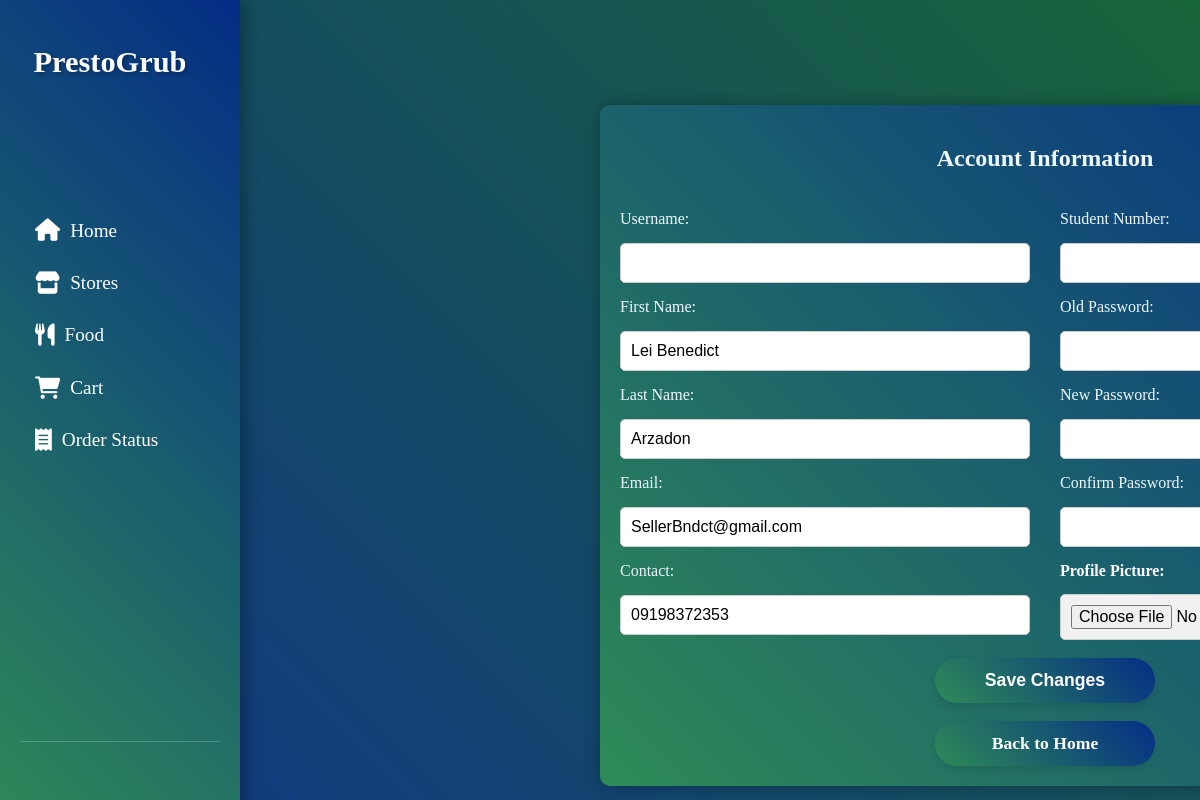
The page /account.php (signed in) on the database its author committed.
### tables this page shows
CREATE TABLE `users` (
  `id` int(11) NOT NULL,
  `student_number` varchar(20) NOT NULL,
  `isAdmin` tinyint(3) DEFAULT 0,
  `first_name` varchar(50) DEFAULT NULL,
  `last_name` varchar(50) DEFAULT NULL,
  `email` varchar(100) DEFAULT NULL,
  `password_hash` char(60) DEFAULT NULL,
  `user_address` varchar(255) DEFAULT NULL,
  `contact_no` varchar(20) DEFAULT NULL,
  `registered_at` timestamp NOT NULL DEFAULT current_timestamp(),
  `contact` varchar(20) DEFAULT NULL,
  `address` varchar(255) DEFAULT NULL,
  `store_id` int(11) DEFAULT NULL,
  `course` varchar(50) NOT NULL,
  `section` varchar(50) NOT NULL,
  `is_active` tinyint(1) DEFAULT 0,
  `profile_picture` varchar(255) DEFAULT NULL,
  `username` varchar(50) NOT NULL,
  `verified` tinyint(1) DEFAULT 0
);

### account.php (the view, shortened to what this page needs)
<?php
require_once 'connection/connection.php';
$user_id = $_SESSION['user_id'];
$query = $conn->prepare("SELECT first_name, last_name, email, contact_no, student_number, username, profile_picture FROM users WHERE id = ?");
$query->bind_param("i", $user_id);
$query->execute();
$user = $query->get_result()->fetch_assoc();
?>
<!DOCTYPE html>
<html lang="en">
<head>
    <link rel="stylesheet" type="text/css" href="css/account.css">
    <link rel="stylesheet" href="https://cdnjs.cloudflare.com/ajax/libs/font-awesome/6.0.0-beta3/css/all.min.css">
</head>
<body>
<?php include 'sidebar.php'; ?>
<div class="container">
    <h2>Account Information</h2>
    <br>
    <div class="form-wrapper">
        <div class="form-container">
            <form action="account.php" method="POST" enctype="multipart/form-data">
                <div class="form-row">
                    <div class="column">
                        <label for="username">Username:</label>
                        <input type="text" id="username" name="username"
                               value="<?php echo htmlspecialchars($user['username']); ?>" required>
                        <label for="first_name">First Name:</label>
                        <input type="text" id="first_name" name="first_name"
                               value="<?php echo htmlspecialchars($user['first_name']); ?>" required>
                        <label for="last_name">Last Name:</label>
                        <input type="text" id="last_name" name="last_name"
                               value="<?php echo htmlspecialchars($user['last_name']); ?>" required>
                        <label for="email">Email:</label>
                        <input type="email" id="email" name="email"
                               value="<?php echo htmlspecialchars($user['email']); ?>" readonly>
                        <label for="contact_no">Contact:</label>
                        <input type="text" id="contact_no" name="contact_no"
                               value="<?php echo htmlspecialchars($user['contact_no']); ?>">
                    </div>
                    <div class="column">
                        <label for="student_number">Student Number:</label>
                        <input type="text" id="student_number" name="student_number"
                               value="<?php echo htmlspecialchars($user['student_number']); ?>" readonly required>
                        <label for="old_password">Old Password:</label>
                        <input type="password" id="old_password" name="old_password">
                        <label for="new_password">New Password:</label>
                        <input type="password" id="new_password" name="new_password">
                        <label for="confirm_password">Confirm Password:</label>
                        <input type="password" id="confirm_password" name="confirm_password">
                        <label for="profile_picture" class="file-label">Profile Picture:</label>
                        <input type="file" name="profile_picture" id="profile_picture" class="file-input">
                    </div>
                </div>
                <br>
                <div style="text-align: center;">
    <button class="save-btn btn-style" type="submit">Save Changes</button><br><br>
    <a href="index.php" class="back-btn btn-style">Back to Home</a>
</div>
            </form>
        </div>
    </div>
</div>
</body>
</html>

### css/account.css (style rules this page uses)
body, html { margin: 0; padding: 0; overflow-x: hidden; overflow-y: auto; height: 100%; background: linear-gradient( 45deg, #103687, #186439 ); }
html, body { height: 100%; }
.form-row { display: flex; justify-content: space-between; gap: 30px; }
.column { flex: 1; display: flex; flex-direction: column; gap: 15px; }
label { color: aliceblue; }
input[type="text"], input[type="email"], input[type="password"], input[type="number"], input[type="file"] { width: 100%; padding: 10px; border: 1px solid #ccc; border-radius: 5px; font-size: 16px; box-sizing: border-box; }
h2 { color: aliceblue; text-align: center; }
.btn-style { display: inline-block; text-align: center; width: 220px; padding: 12px 0; font-size: 1.1rem; font-weight: bold; color: white; text-decoration: none; background: linear-gradient(45deg, #2e8b57, #042d86); border: none; border-radius: 30px; cursor: pointer; transition: all 0.3s ease; box-shadow: 0 4px 8px rgba(0, 0, 0, 0.1); }
.file-label { display: block; margin-bottom: 10px; font-size: 1rem; color: white; font-weight: 600; }
.file-input { display: inline-block; width: 100%; padding: 10px; margin-top: -11px; background-color: #f1f1f1; border: 1px solid #ccc; border-radius: 4px; font-size: 1rem; color: black; cursor: pointer; transition: border-color 0.3s, background-color 0.3s; }

### sidebar.php (style rules this page uses)
body { overflow-x: hidden; }

### rows shown on the page
users: first_name "Lei Benedict", last_name "Arzadon", email "SellerBndct@gmail.com", contact_no "09198372353"
